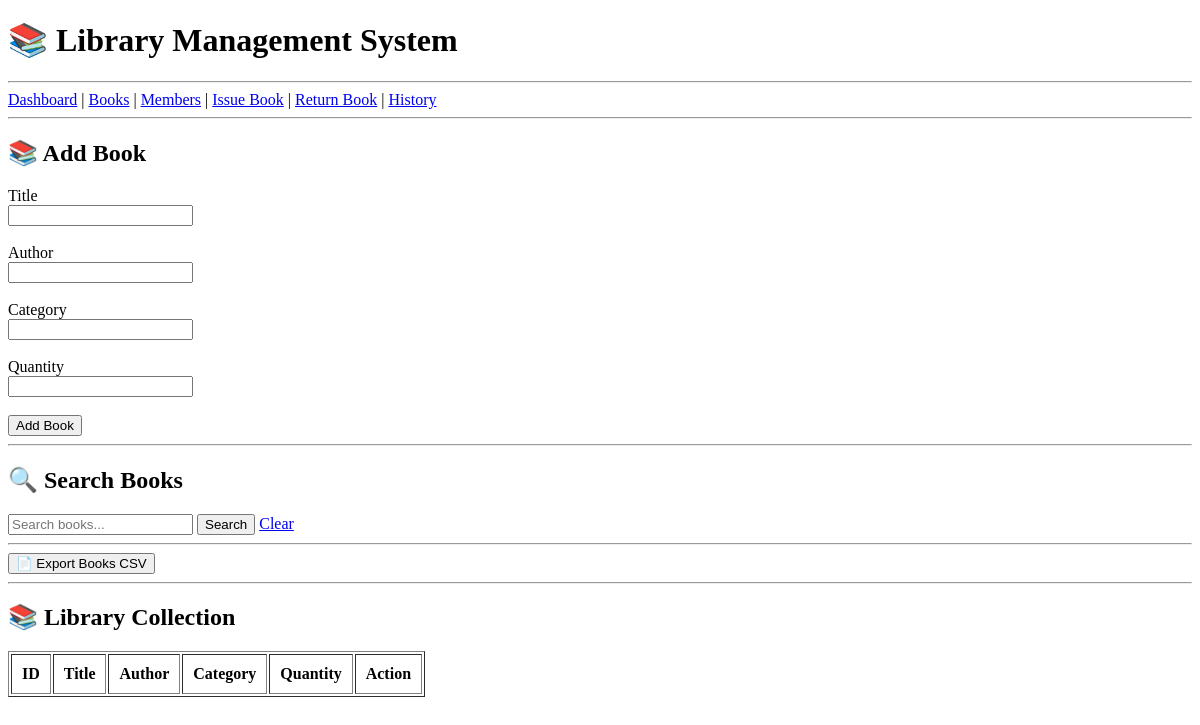
Before: /books with the older database file.
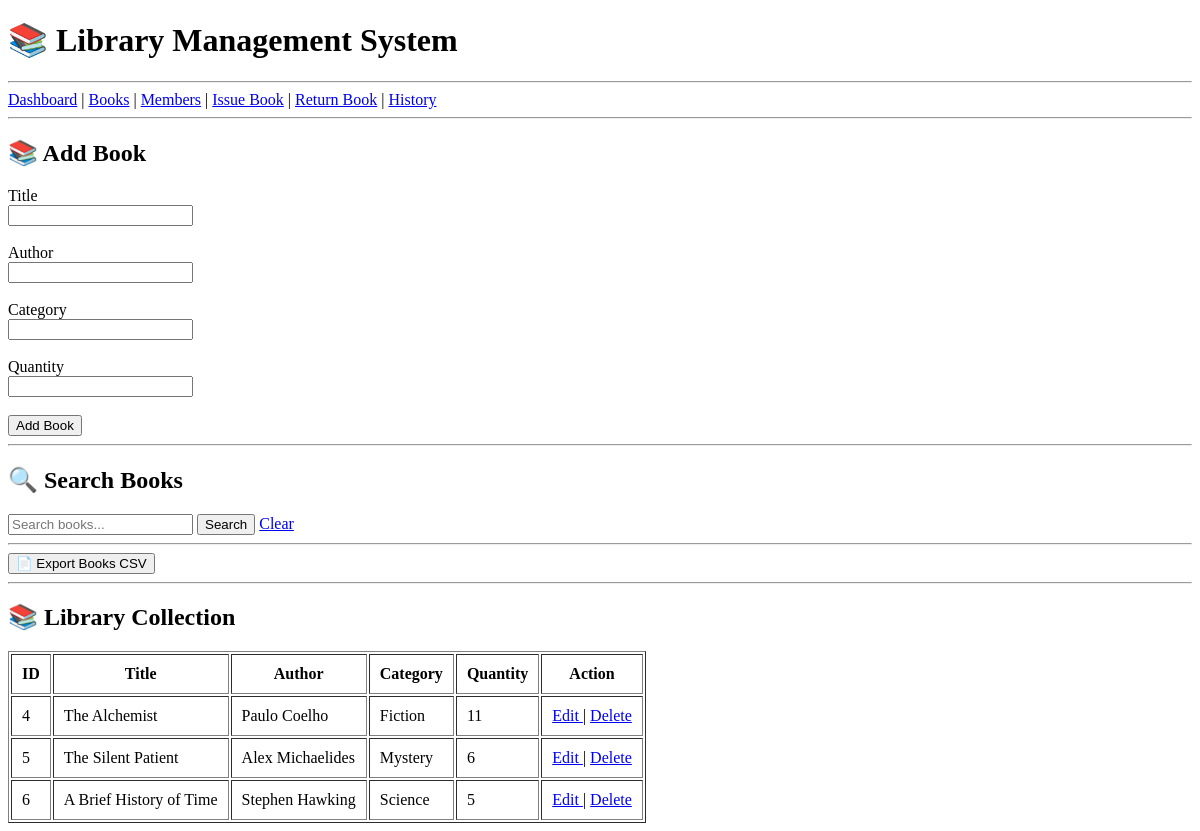
After: the same page with the newer database file.
### tables this page shows
CREATE TABLE books (
        book_id INTEGER PRIMARY KEY AUTOINCREMENT,
        title TEXT NOT NULL,
        author TEXT NOT NULL,
        category TEXT,
        quantity INTEGER 
    );

### app.py (the view, shortened to what this page needs)
@app.route("/books", methods=["GET", "POST"])
def books():
    conn = sqlite3.connect("library.db")
    cursor = conn.cursor()
    search = request.args.get("search")
    if search:
        cursor.execute("""
            SELECT *
            FROM books
            WHERE
                title LIKE ?
                OR author LIKE ?
                OR category LIKE ?
        """, (f"%{search}%", f"%{search}%", f"%{search}%"))
    else:
        cursor.execute("SELECT * FROM books")
    books = cursor.fetchall()
    conn.close()
    return render_template(
        "books.html",
        books=books,
        search=search
    )

### templates/books.html (shortened to what this page needs)
{% extends "base.html" %}
{% block content %}
<h2>📚 Add Book</h2>
<form method="POST">
    <label>Title</label>
    <br>
    <input
        type="text"
        name="title"
        required>
    <br><br>
    <label>Author</label>
    <br>
    <input
        type="text"
        name="author"
        required>
    <br><br>
    <label>Category</label>
    <br>
    <input
        type="text"
        name="category"
        required>
    <br><br>
    <label>Quantity</label>
    <br>
    <input
        type="number"
        name="quantity"
        required>
    <br><br>
    <button type="submit">
        Add Book
    </button>
</form>
<hr>
<h2>🔍 Search Books</h2>
<form method="GET">
    <input
        type="text"
        name="search"
        placeholder="Search books..."
        value="{{ search if search else '' }}">
    <button type="submit">
        Search
    </button>
    <a href="/books">
        Clear
    </a>
</form>
<hr>
<a href="/export/books">
    <button>
        📄 Export Books CSV
    </button>
</a>
<hr>
<h2>📚 Library Collection</h2>
<table border="1" cellpadding="10">
    <tr>
        <th>ID</th>
        <th>Title</th>
        <th>Author</th>
        <th>Category</th>
        <th>Quantity</th>
        <th>Action</th>
    </tr>
    {% for book in books %}
    <tr>
        <td>{{ book[0] }}</td>
        <td>{{ book[1] }}</td>
        <td>{{ book[2] }}</td>
        <td>{{ book[3] }}</td>
        <td>
            {{ book[4] }}
        </td>
        <td>
            <a href="/edit-book/{{ book[0] }}">
                Edit
            </a>
            |
            <a href="/delete-book/{{ book[0] }}" onclick="return confirm('Delete this book?');"> Delete
            </a>
        </td>
    </tr>
    {% endfor %}
</table>
{% endblock %}

### templates/base.html (shortened to what this page needs)
<!DOCTYPE html>
<html lang="en">
<head>
    <link rel="stylesheet" href="{{ url_for('static', filename='css/style.css') }}">
</head>
<body>
    <h1>📚 Library Management System</h1>
    <hr>
    <nav>
        <a href="/">Dashboard</a> |
        <a href="/books">Books</a> |
        <a href="/members">Members</a> |
        <a href="/issue-book">Issue Book</a> |
        <a href="/return-book">Return Book</a> |
        <a href="/history">History</a>
    </nav>
    <hr>
    {% block content %}
    {% endblock %}
</body>
</html>

Changed rows visible on the page:
added books: book_id "4", title "The Alchemist", author "Paulo Coelho", category "Fiction", quantity "11"
added books: book_id "5", title "The Silent Patient", author "Alex Michaelides", category "Mystery", quantity "6"
added books: book_id "6", title "A Brief History of Time", author "Stephen Hawking", category "Science", quantity "5"
